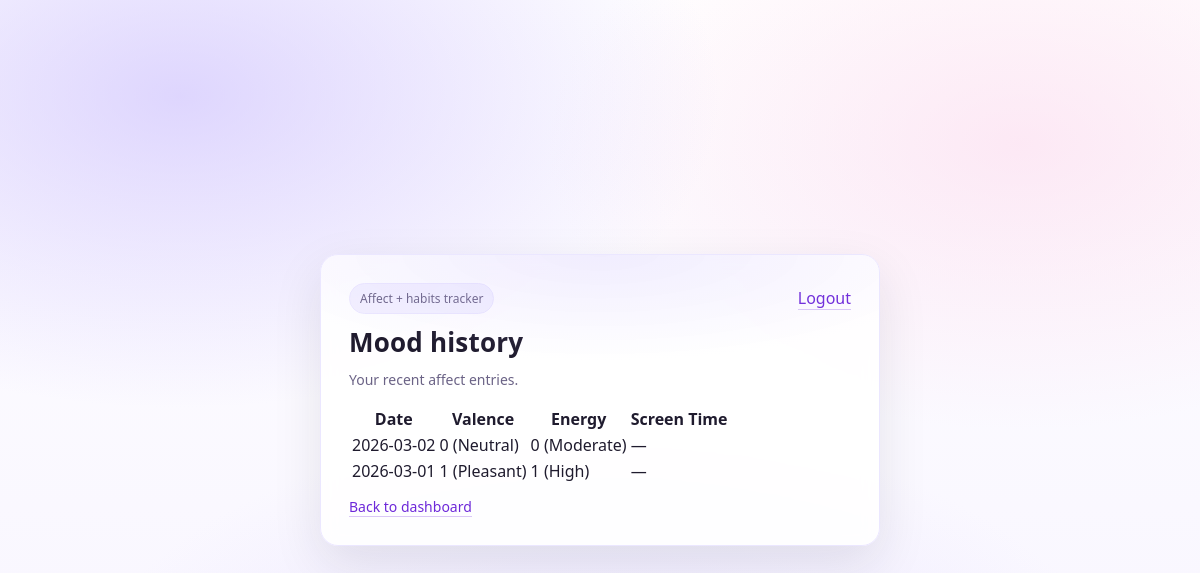
/history (signed in), run on the app's committed database.
### tables this page shows
CREATE TABLE affect_entries (
            id INTEGER PRIMARY KEY AUTOINCREMENT,
            user_id INTEGER NOT NULL,
            entry_date TEXT NOT NULL,        -- YYYY-MM-DD
            valence INTEGER NOT NULL,        -- -2..2
            energy INTEGER NOT NULL,         -- -2..2
            created_at DATETIME DEFAULT CURRENT_TIMESTAMP,
            UNIQUE(user_id, entry_date),
            FOREIGN KEY(user_id) REFERENCES users(id)
        );

### app.py (the view)
@app.route("/history")
def history():
    if not require_login():
        return redirect(url_for("login"))
    user_id = session["user_id"]
    conn = get_db()
    rows = conn.execute("""
        SELECT
            a.entry_date,
            a.valence,
            a.energy,
            s.minutes
        FROM affect_entries a
        LEFT JOIN screen_time_entries s
        ON a.user_id = s.user_id AND a.entry_date = s.entry_date
        WHERE a.user_id=?
        ORDER BY a.entry_date DESC
        LIMIT 30
    """, (user_id,)).fetchall()
    conn.close()
    entries = []
    for r in rows:
        hours = None
        if r["minutes"] is not None:
            hours = round(r["minutes"] / 60, 2)
        entries.append({
            "date": r["entry_date"],
            "valence": r["valence"],
            "energy": r["energy"],
            "valence_label": label_valence(r["valence"]),
            "energy_label": label_energy(r["energy"]),
            "screen_hours": hours
        })
    return render_template("history.html", entries=entries)

### app.py (called while the page is built)
def get_db():
    conn = sqlite3.connect(DB_PATH)
    conn.row_factory = sqlite3.Row
    return conn

def require_login():
    return session.get("user_id") is not None

def label_valence(v):
    return { -2: 'Very unpleasant', -1: 'Unpleasant', 0: 'Neutral',
             1: 'Pleasant', 2: 'Very pleasant' }.get(v, '')

def label_energy(e):
    return { -2: 'Very low', -1: 'Low', 0: 'Moderate',
             1: 'High', 2: 'Very high' }.get(e, '')

### Templates/history.html
{% extends "base.html" %}
{% block content %}
<h1>Mood history</h1>
<p class="muted">Your recent affect entries.</p>
{% if entries %}
<table>
  <thead>
    <tr>
      <th>Date</th>
      <th>Valence</th>
      <th>Energy</th>
      <th>Screen Time</th>
    </tr>
  </thead>
  <tbody>
    {% for e in entries %}
    <tr>
      <td>{{ e.date }}</td>
      <td>{{ e.valence }} ({{ e.valence_label }})</td>
      <td>{{ e.energy }} ({{ e.energy_label }})</td>
      <td>
        {% if e.screen_hours %}
          {{ e.screen_hours }} hours
        {% else %}
          —
        {% endif %}
      </td>
    </tr>
    {% endfor %}
  </tbody>
</table>
{% else %}
<p class="muted">No entries yet.</p>
{% endif %}
<div class="muted" style="margin-top:12px;">
  <a href="{{ url_for('dashboard') }}">Back to dashboard</a>
</div>
{% endblock %}

### Templates/base.html (style rules this page uses)
:root { --bg:#f7f4ff; --card:#ffffff; --stroke:#ebe7ff; --text:#1f1b2e; --muted:#6b6386; --lilac:#c4b5fd; --lilac2:#ddd6fe; --pink:#fbcfe8; --accent:#8b5cf6; --shadow: 0 18px 50px rgba(31, 27, 46, .10); --radius: 18px; }
* { box-sizing:border-box; }
body { margin:0; font-family: ui-sans-serif, system-ui, -apple-system, Segoe UI, Roboto, Arial, sans-serif; color: var(--text); min-height:100vh; background: radial-gradient(900px 520px at 15% 12%, rgba(196,181,253,.55), transparent 60%), radial-gradient(860px 520px at 85% 18%, rgba(251,207,232,.45), transparent 55%), radial-gradient(900px 520px at 50% 92%, rgba(221,214,254,.55), transparent 60%), linear-gradient(180deg, #ffffff 0%, var(--bg) 100%); display:flex; align-items:center; justify-content:center; padding: 28px 16px; }
h1 { margin: 4px 0 10px 0; font-size: 26px; letter-spacing: .2px; }
.muted { margin-top: 10px; font-size: 14px; color: var(--muted); line-height: 1.45; }
a { color: #6d28d9; text-decoration: none; border-bottom: 1px solid rgba(109,40,217,.25); }

### data on the page
affect_entries: date "2026-03-02", valence "0", valence_label "Neutral", energy "0", energy_label "Moderate"
affect_entries: date "2026-03-01", valence "1", valence_label "Pleasant", energy "1", energy_label "High"
